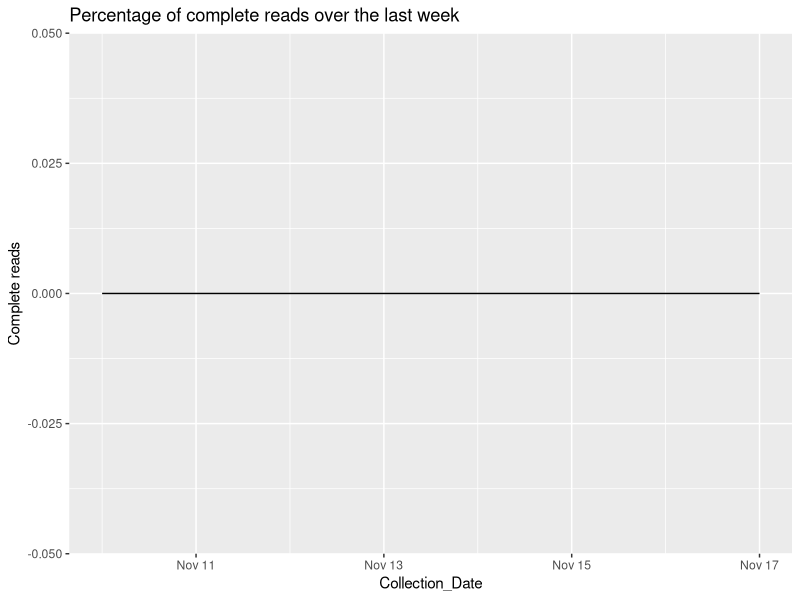

Write the R code that produced this figure. (Note: this script raises an error after producing the figure.)
## ---- chunk 1
knitr::opts_chunk$set(echo = TRUE)
library(dplyr)
library(ggplot2)
library(lubridate)
library(tidyr)
library(stringr)
library(zoo)

## ---- chunk 2
#Global Variables
#Dataframe for the last week
start_date <- (date(Sys.Date())-8)
end_date <- date(Sys.Date())-1  # yesterdays's date

Last_week <- data.frame(seq(start_date, end_date, "days")) |>
            mutate(Collection_Date= seq.start_date..end_date...days..)

dams  <- c("Avon Dam",
                      "Blue Mountains Dams",
                      "Cataract Dam",
                      "Cordeaux Dam",
                      "Fitzroy Falls Reservoir",
                      "Nepean Dam",
                      "Prospect Reservoir",
                      "Tallowa Dam",
                      "Warragamba Dam",
                      "Wingecarribee Reservoir",
                      "Woronora Dam"
                      )

#Data From scraped files
all_readings <- read.csv("Daily_Dam_Readings_Greater_Sydney.csv") |>                     
                mutate(Collection_Date = date(Collection_Date))


#Scraper performance over teh last week
disinct_readings_count <- all_readings |> 
                    group_by() |> count(Collection_Date) |>
                    mutate(`Complete reads` = (n / 14)*100) 


#Percentage of complete reads for the last week
last_week_performance <- Last_week |>
                       left_join(disinct_readings_count, by="Collection_Date") |> 
                       mutate(`Complete reads` = case_when(
                         is.na(`Complete reads`) ~ 0,
                         TRUE ~ `Complete reads`
                       ))

Percentage_Of_complete_daily_reads <- ggplot(last_week_performance, aes(Collection_Date, `Complete reads`))+
                            geom_line()+
                            ggtitle("Percentage of complete reads over the last week")


#Decay rate of dams by day by weekly average
all_readings_df <- all_readings |>
                  #Filter the data for the dams
                    mutate(data_classifier = case_when(
                      Variable %in% dams ~ "Dams",
                      TRUE ~ "Summaries"
                    )) |> 
  
                  #Filter for the dams dataset and remove the percentages
                    filter(data_classifier == "Dams") |>
                    mutate(daily_value = as.numeric(sub("%", "", daily_value))) |>
                    group_by(Variable) |> 
                #Calculate the rate of change by fixed time periods
                    mutate(daily__volume_change = as.numeric(daily_value) - as.numeric(lag(x= daily_value, n= 1)))|>    
                    mutate(Avg_Rolling_weekly_volume_change = (as.numeric(daily_value) - as.numeric(rollmean(daily_value, k=7)))/7) |>
                    mutate(Avg_Rolling_monthly_volume_change = (as.numeric(daily_value) - as.numeric(rollmean(daily_value, k=30)))/30) |> 
                    mutate(Avg_Rolling_60day_volume_change = (as.numeric(daily_value) - as.numeric(rollmean(daily_value, k=60)))/60) |> 
                    mutate(Avg_Rolling_90day_volume_change = (as.numeric(daily_value) - as.numeric(rollmean(daily_value, k=90)))/90) |> 
                    mutate(Avg_Rolling_120day_volume_change = (as.numeric(daily_value) - as.numeric(rollmean(daily_value, k=120)))/120) |> 
              #Depletion Rates
                  #Daily rate of change
                      mutate(Days_to_zero_at_daily_depletion_rate = case_when(
                        daily__volume_change >= 0 ~ NA,
                        daily__volume_change < 0 ~ days(round(abs((daily_value / daily__volume_change))))
                      )) |> 
                    #weekly depletion rate
                      mutate(Days_to_zero_at_weekly_depletion_rate = case_when(
                        Avg_Rolling_weekly_volume_change >= 0 ~ NA,
                        Avg_Rolling_weekly_volume_change < 0 ~  days(round(abs((daily_value / Avg_Rolling_weekly_volume_change))))
                      )) |> 
                    #Monthly depletion rate
                      mutate(Days_to_zero_at_monthly_depletion_rate = case_when(
                        Avg_Rolling_monthly_volume_change >= 0 ~ NA,
                        Avg_Rolling_monthly_volume_change < 0 ~  days(round(abs((daily_value / Avg_Rolling_monthly_volume_change))))
                      )) |>
                    #60 Day depletion rate
                      mutate(Days_to_zero_at_60day_depletion_rate = case_when(
                        Avg_Rolling_60day_volume_change >= 0 ~ NA,
                        Avg_Rolling_60day_volume_change < 0 ~  days(round(abs((daily_value / Avg_Rolling_60day_volume_change))))
                      ))|>
                    #90 Day depletion rate
                      mutate(Days_to_zero_at_90day_depletion_rate = case_when(
                        Avg_Rolling_90day_volume_change >= 0 ~ NA,
                        Avg_Rolling_90day_volume_change < 0 ~  days(round(abs((daily_value / Avg_Rolling_90day_volume_change))))
                      )) |>
                    #120 Day depletion rate
                      mutate(Days_to_zero_at_120day_depletion_rate = case_when(
                        Avg_Rolling_120day_volume_change >= 0 ~ NA,
                        Avg_Rolling_120day_volume_change < 0 ~  days(round(abs((daily_value / Avg_Rolling_120day_volume_change))))
                      )) |>
              #Capacity Rates 
                    #Daily rate of change
                      mutate(Days_to_full_at_daily_capacity_rate = case_when(
                        daily__volume_change > 0 ~ days(round(abs(((100-daily_value) / daily__volume_change)))),
                        daily__volume_change <= 0 ~ NA
                      )) |>
                    #weekly rate of change
                      mutate(Days_to_full_at_weekly_capacity_rate = case_when(
                        Avg_Rolling_weekly_volume_change > 0 ~ days(round(abs(((100-daily_value) / Avg_Rolling_weekly_volume_change)))),
                        Avg_Rolling_weekly_volume_change <= 0 ~ NA
                      )) |>
                    #Monthly rate of change
                      mutate(Days_to_full_at_monthly_capacity_rate = case_when(
                        Avg_Rolling_monthly_volume_change > 0 ~ days(round(abs(((100-daily_value) / Avg_Rolling_monthly_volume_change)))),
                        Avg_Rolling_monthly_volume_change <= 0 ~ NA
                      )) |>
                    #60 Day depletion rate
                      mutate(Days_to_full_at_60day_capacity_rate = case_when(
                        Avg_Rolling_60day_volume_change > 0 ~ days(round(abs(((100-daily_value) / Avg_Rolling_60day_volume_change)))),
                        Avg_Rolling_60day_volume_change <= 0 ~ NA
                      )) |>  
                    #90 Day depletion rate
                      mutate(Days_to_full_at_90day_capacity_rate = case_when(
                        Avg_Rolling_90day_volume_change > 0 ~ days(round(abs(((100-daily_value) / Avg_Rolling_90day_volume_change)))),
                        Avg_Rolling_90day_volume_change <= 0 ~ NA
                      )) |>  
                    #120 day depletion rate
                      mutate(Days_to_full_at_120day_capacity_rate = case_when(
                        Avg_Rolling_120day_volume_change > 0 ~ days(round(abs(((100-daily_value) / Avg_Rolling_120day_volume_change)))),
                        Avg_Rolling_120day_volume_change <= 0 ~ NA
                      )) |>
                  #For each of the 12 dates, what is the forecast date the dam will spill or deplete?
                      #For Depletion rates;
                        #daily Depletion rate:
                          mutate(Estimated_Day_zero_daily_depletion_rate = Days_to_zero_at_daily_depletion_rate + Collection_Date) |>
                          mutate(Estimated_Day_zero_weekly_depletion_rate = Days_to_zero_at_weekly_depletion_rate + Collection_Date) |>
                          mutate(Estimated_Day_zero_monthly_depletion_rate = Days_to_zero_at_monthly_depletion_rate + Collection_Date) |>
                          mutate(Estimated_Day_zero_60day_depletion_rate = Days_to_zero_at_60day_depletion_rate + Collection_Date) |>
                          mutate(Estimated_Day_zero_90day_depletion_rate = Days_to_zero_at_90day_depletion_rate + Collection_Date) |>
                          mutate(Estimated_Day_zero_120day_depletion_rate = Days_to_zero_at_120day_depletion_rate + Collection_Date) |>
                        #Daily capacity rates:
                          mutate(Estimated_spillover_day_daily_capacity_rate = Days_to_full_at_daily_capacity_rate + Collection_Date) |>
                          mutate(Estimated_spillover_day_weekly_capacity_rate = Days_to_full_at_weekly_capacity_rate + Collection_Date) |>
                          mutate(Estimated_spillover_day_monthly_capacity_rate = Days_to_full_at_monthly_capacity_rate + Collection_Date) |>
                          mutate(Estimated_spillover_day_60day_capacity_rate = Days_to_full_at_60day_capacity_rate + Collection_Date) |>
                          mutate(Estimated_spillover_day_90day_capacity_rate = Days_to_full_at_90day_capacity_rate + Collection_Date) |>  
                          mutate(Estimated_spillover_day_120day_capacity_rate = Days_to_full_at_120day_capacity_rate + Collection_Date) 
                    
  #Subset series
  Yesterdays_Forecast <- all_readings_df |>
  select(Variable,Collection_Date, daily_value,
          Estimated_Day_zero_daily_depletion_rate, Estimated_spillover_day_daily_capacity_rate,
          Estimated_Day_zero_weekly_depletion_rate, Estimated_spillover_day_weekly_capacity_rate,
          Estimated_Day_zero_monthly_depletion_rate, Estimated_spillover_day_monthly_capacity_rate,
          Estimated_Day_zero_60day_depletion_rate, Estimated_spillover_day_60day_capacity_rate,
          Estimated_Day_zero_90day_depletion_rate, Estimated_spillover_day_90day_capacity_rate,
          Estimated_Day_zero_120day_depletion_rate, Estimated_spillover_day_120day_capacity_rate) |>
  filter(Collection_Date == end_date)|>
    pivot_longer(cols = starts_with("Estimated"),
                 names_to = "Forecast Type",
                 values_to = "Key Date"
                 ) |>
    mutate(Forecast_value = case_when(
      str_detect(`Forecast Type`, "Day_zero") ~ 0,
      str_detect(`Forecast Type`, "spillover_day") ~ 100,
      TRUE ~ 500
    )) |>
  pivot_longer()
  
  #Plot series to show the forecasts by dam
  gg_dam_forecast <-Yesterdays_Forecast |>
    ggplot(aes(x= Collection_Date, xend = `Key Date`, y = daily_value))+
    geom_point()+
    xlab("Year")+
    ylim(0,100)+
    facet_wrap(~Variable, ncol = 2)
  
  
## ---- chunk 3
## How has the scraper performed over the last week?

Percentage_Of_complete_daily_reads



## ---- chunk 4
#Based on a 120 day rolling average what date is warragamba likely to overflow or hit zero.
gg_dam_forecast
